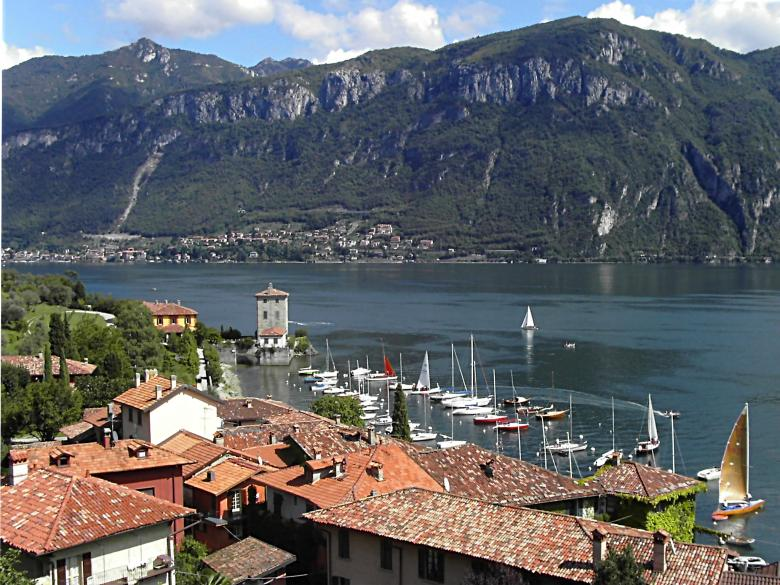
#> input picture Parte01/ExemploAula/lake.jpg, 780 x 585 px, found by its file name
$ python main.py
#> lines starting #> are read from the running program, lines starting #| are printed output that depends on the picture; after the words box and inside, x2 and y2 are one past the last pixel; in counts of white or black regions, pixels touching at a corner belong together
import cv2  # import the opencv library


# main function, where our code should be
def main():
    print("python main function")

    image = cv2.imread('/home/ville/Documents/savi_25-26_student/Parte01/ExemploAula/lake.jpg', cv2.IMREAD_COLOR)
#> image is the input picture: shape (585, 780, 3); mean B, G, R 104.2, 101, 98.7

    # Print info on the image
    print(image.dtype)
#| uint8
    print(type(image))  # the type of the image is numpy.ndarray\
#| <class 'numpy.ndarray'>
    print('shape = ' + str(image.shape))
#| shape = (585, 780, 3)

    # Get the color of the topleft most pixel
    color = image[28, 22]
#> color = [249, 208, 159]
    print('Color of the topleft most pixel: ' + str(color))
#| Color of the topleft most pixel: [249 208 159]

    # # Create a black rectangle on the left side of the image
    # image[0:30, 0:70] = 0  # zero is color black

    # How to split color channels
    B, G, R = cv2.split(image)
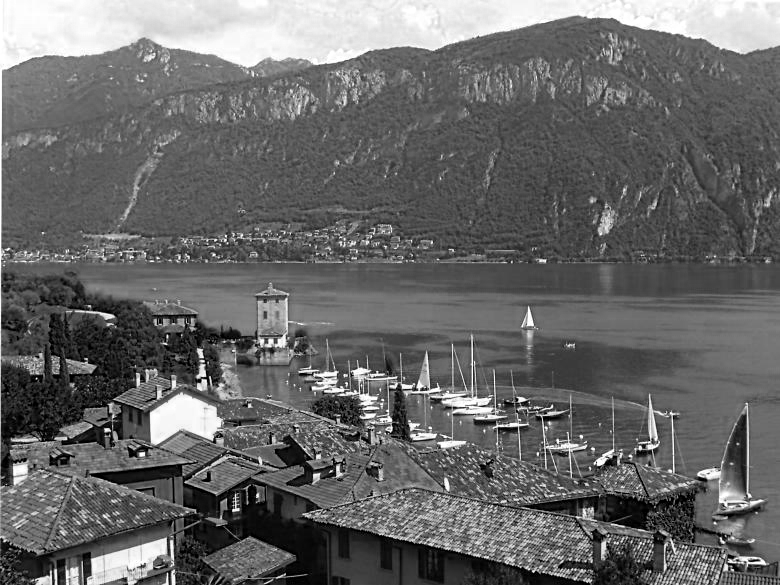
#> B: shape (585, 780); min 0, max 255, mean 104.2
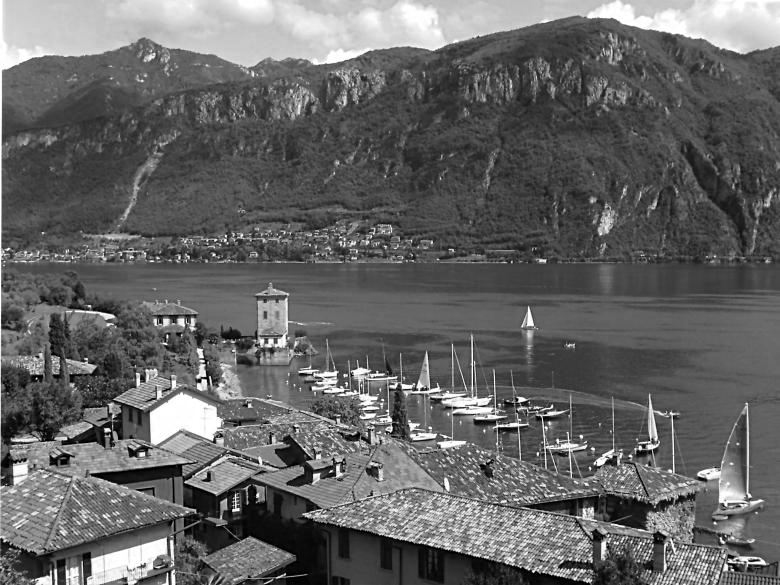
#> G: shape (585, 780); min 0, max 255, mean 101
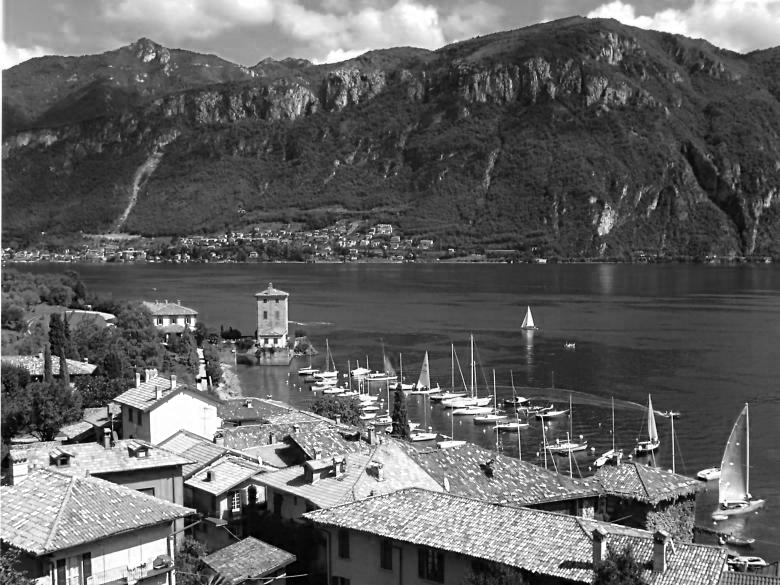
#> R: shape (585, 780); min 0, max 255, mean 98.7

    print('B image shape = ' + str(B.shape))
#| B image shape = (585, 780)
    cv2.imshow('Original image', image)
    cv2.imshow('Blue channel', B)

    # Try to segment the blue color of the sky
    mask = B > 220
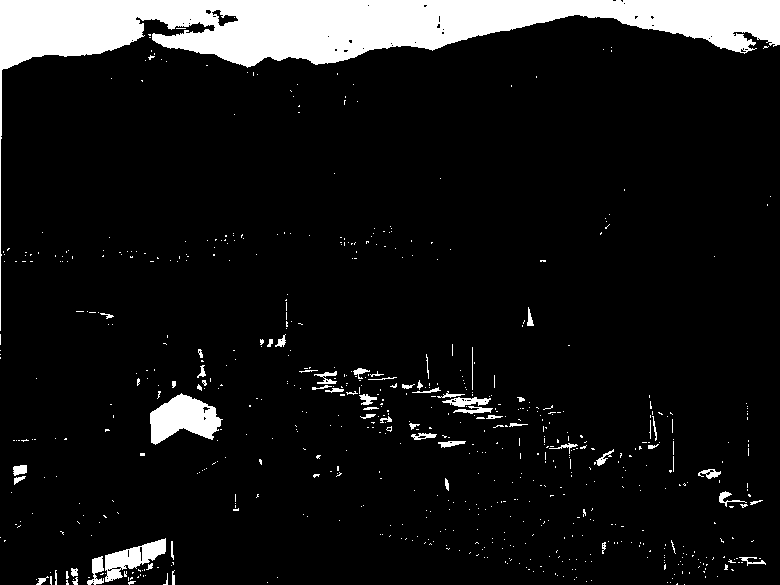
#> mask: shape (585, 780) bool; 9.4% white; 692 white regions (633 under 20 px), largest, box (x1, y1, x2, y2) and area: (0, 0, 780, 331) 34306, (150, 393, 223, 445) 2279, (105, 538, 166, 582) 1185
    print('Mask shape = ' + str(mask.shape))
#| Mask shape = (585, 780)
    print('Mask dtype = ' + str(mask.dtype))
#| Mask dtype = bool

    mask = mask.astype('uint8') * 255
    cv2.imshow('Mask', mask)
    cv2.waitKey(0)  # 0 means wait forever until a key is pressed


if __name__ == '__main__':
    main()
